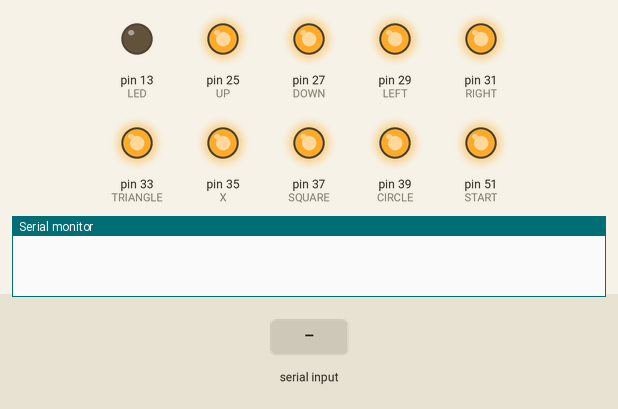
This sketch was run on a simulated Arduino Mega 2560, built with avr-gcc and run on an emulated ATmega2560. On the bench: output pins drawn as LEDs (lit = HIGH), the last lines printed to the serial monitor. Inputs (shaded band) come from the test bench.

Above: at 1.2 s.
1.3 s: "u" received over Serial
At 2.5 s:
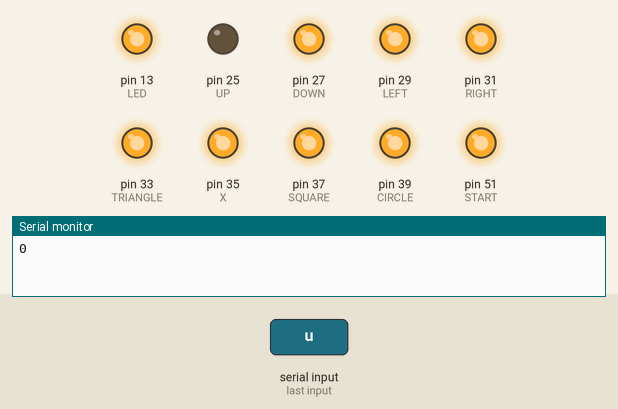
2.8 s: "d" received over Serial
At 3.6 s:
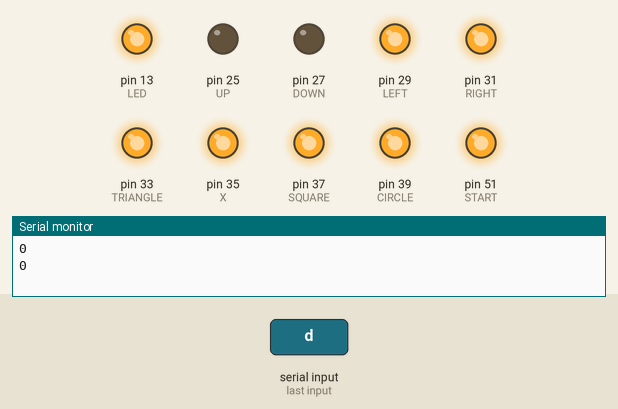
4.3 s: "l" received over Serial
At 4.8 s:
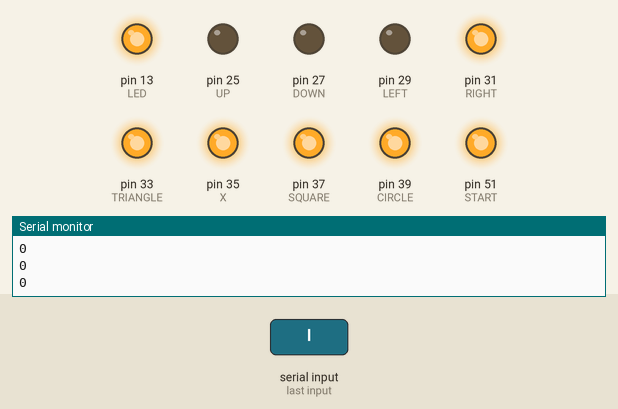
5.8 s: "r" received over Serial
At 7.0 s:
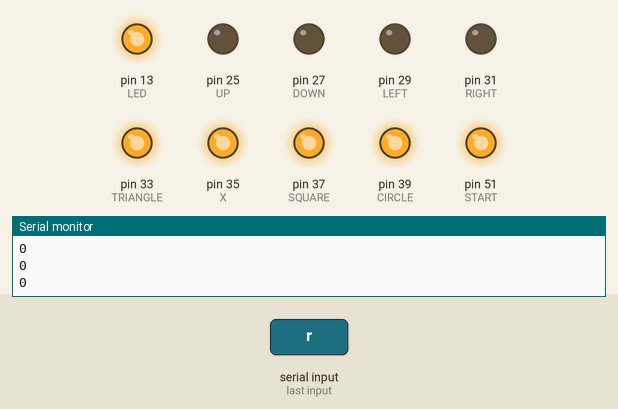
7.3 s: "t" received over Serial
At 8.2 s:
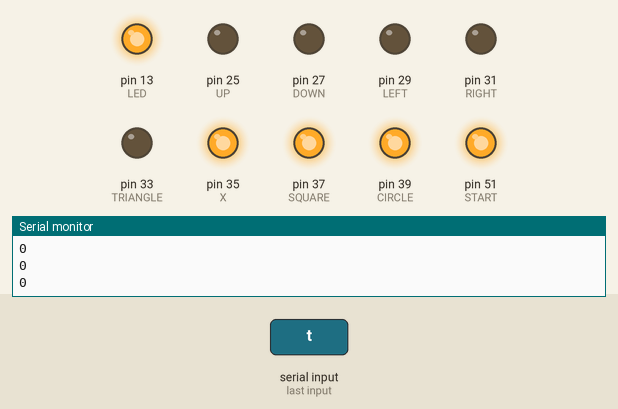
8.8 s: "x" received over Serial
At 9.4 s:
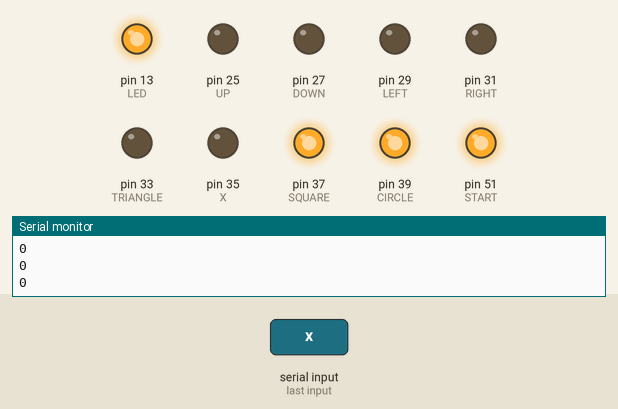
Timing chart, 0 to 11.3 s (numbered marks = the images above; inputs shaded):
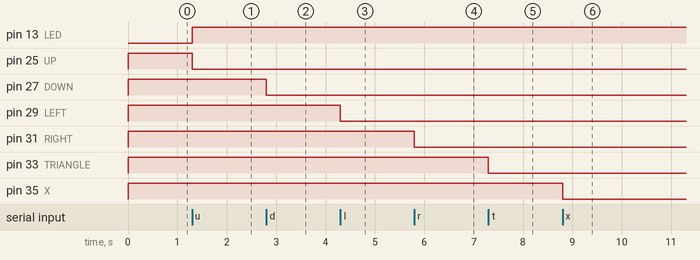

Measured:
- after the input at 1.3 s, pin 13 (LED): LOW → HIGH at once; pin 25 (UP): HIGH → LOW at once
- after the input at 2.8 s, pin 27 (DOWN): HIGH → LOW at once
- after the input at 4.3 s, pin 29 (LEFT): HIGH → LOW at once
- after the input at 5.8 s, pin 31 (RIGHT): HIGH → LOW at once
- after the input at 7.3 s, pin 33 (TRIANGLE): HIGH → LOW at once
- after the input at 8.8 s, pin 35 (X): HIGH → LOW at once

The sketch:

psx-controller.ino
```cpp
#define UP 25
#define DOWN 27
#define LEFT 29
#define RIGHT 31
#define TRIANGLE 33
#define X 35
#define SQUARE 37
#define CIRCLE 39
#define L1 41
#define L2 43
#define R1 45
#define R2 47
#define SELECT 49
#define START 51
#define ANALOG_MODE 53

#define LED 13

void setup() {
  Serial.begin(2000000);
  pinMode(UP, OUTPUT);
  pinMode(DOWN, OUTPUT);
  pinMode(LEFT, OUTPUT);
  pinMode(RIGHT, OUTPUT);
  pinMode(TRIANGLE, OUTPUT);
  pinMode(X, OUTPUT);
  pinMode(SQUARE, OUTPUT);
  pinMode(CIRCLE, OUTPUT);
  pinMode(START, OUTPUT);
  pinMode(LED, OUTPUT);
  digitalWrite(UP, HIGH);
  digitalWrite(DOWN, HIGH);
  digitalWrite(LEFT, HIGH);
  digitalWrite(RIGHT, HIGH);
  digitalWrite(TRIANGLE, HIGH);
  digitalWrite(X, HIGH);
  digitalWrite(SQUARE, HIGH);
  digitalWrite(CIRCLE, HIGH);
  digitalWrite(START, HIGH);
  digitalWrite(LED, LOW);
}

void loop() {
  if (Serial.available() > 0) {
    digitalWrite(LED, HIGH);
    byte c = Serial.read();
    if (c == 'u') {
      digitalWrite(UP, LOW);
    } else if (c == 'd') {
      digitalWrite(DOWN, LOW);
    } else if (c == 'l') {
      digitalWrite(LEFT, LOW);
    } else if (c == 'r') {
      digitalWrite(RIGHT, LOW);
    } else if (c == 't') {
      digitalWrite(TRIANGLE, LOW);
    } else if (c == 'x') {
      digitalWrite(X, LOW);
    } else if (c == 's') {
      digitalWrite(SQUARE, LOW);
    } else if (c == 'c') {
      digitalWrite(CIRCLE, LOW);
    } else if (c == '+') {
      digitalWrite(START, LOW);
    } else if (c == '0' || c == '\0') {
      digitalWrite(UP, HIGH);
      digitalWrite(DOWN, HIGH);
      digitalWrite(LEFT, HIGH);
      digitalWrite(RIGHT, HIGH);
      digitalWrite(TRIANGLE, HIGH);
      digitalWrite(X, HIGH);
      digitalWrite(SQUARE, HIGH);
      digitalWrite(CIRCLE, HIGH);
      digitalWrite(START, HIGH);
      digitalWrite(LED, LOW);
    } else {
      Serial.println("Unknown command");
    }
    Serial.println("0");
  }
}
```
